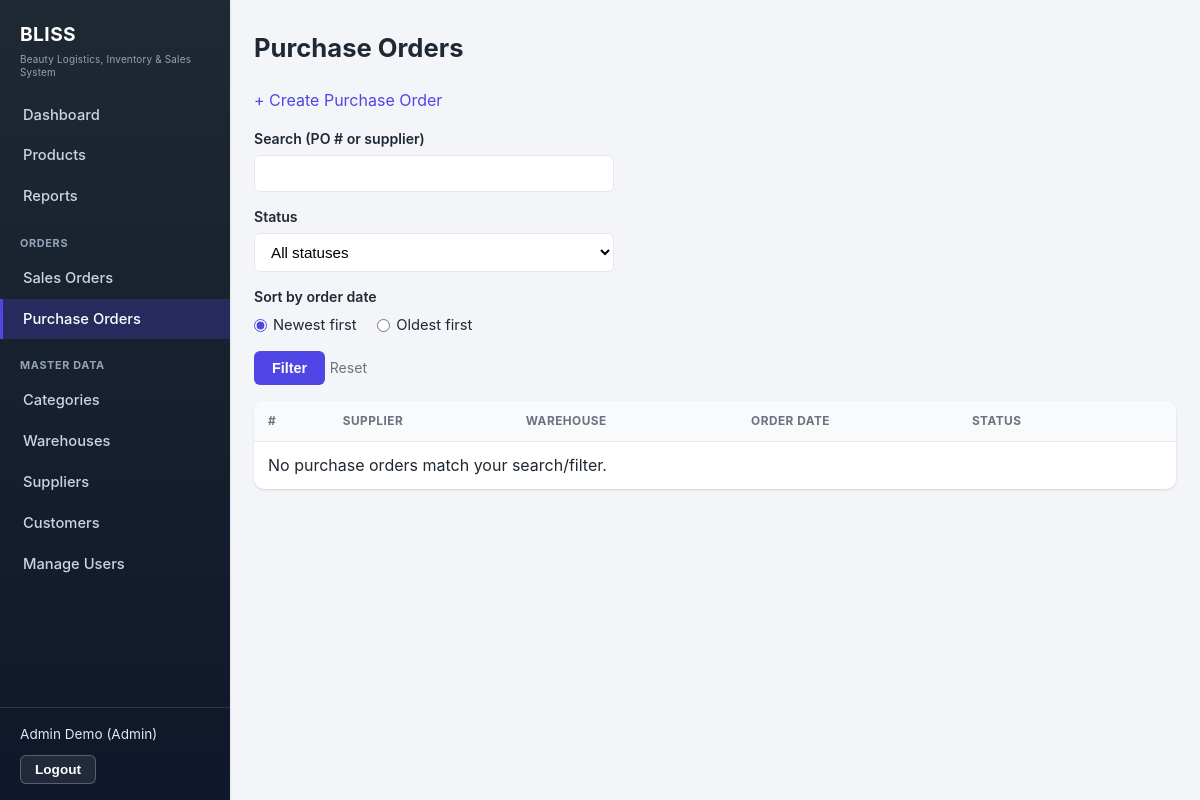
Before: /purchase-orders (signed in) with the older database file.
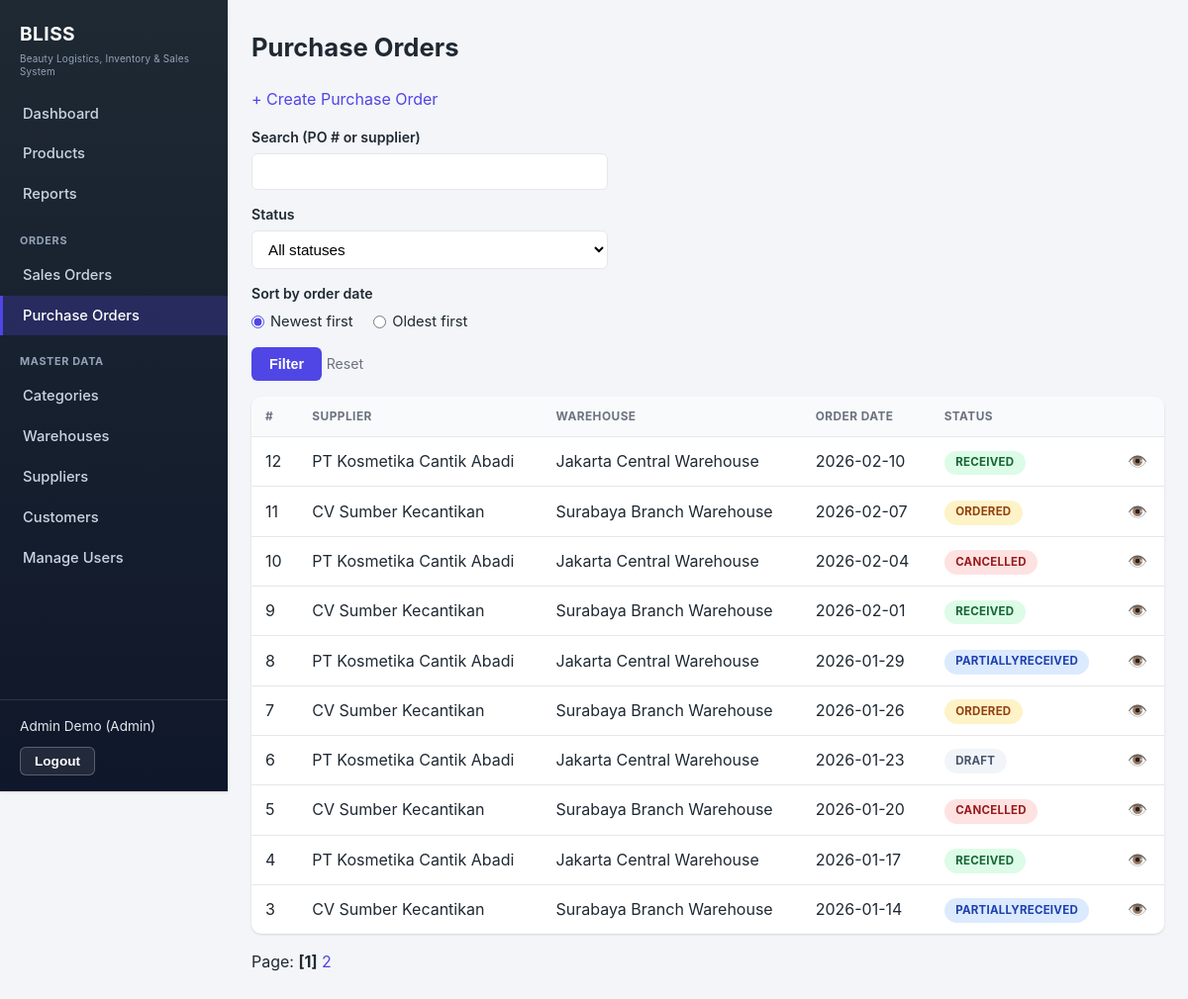
After: the same page with the newer database file.
### tables this page shows
CREATE TABLE IF NOT EXISTS purchase_order (
    id INT PRIMARY KEY AUTO_INCREMENT,
    supplier_id INT NOT NULL,
    warehouse_id INT NOT NULL,
    status ENUM('Draft', 'Ordered', 'PartiallyReceived', 'Received', 'Cancelled') NOT NULL DEFAULT 'Draft',
    order_date DATE NOT NULL,
    created_by INT NOT NULL,
    created_at TIMESTAMP DEFAULT CURRENT_TIMESTAMP,
    updated_at TIMESTAMP DEFAULT CURRENT_TIMESTAMP ON UPDATE CURRENT_TIMESTAMP,
    CONSTRAINT fk_purchase_order_supplier FOREIGN KEY (supplier_id) REFERENCES supplier(id)
        ON DELETE RESTRICT ON UPDATE CASCADE,
    CONSTRAINT fk_purchase_order_warehouse FOREIGN KEY (warehouse_id) REFERENCES warehouse(id)
        ON DELETE RESTRICT ON UPDATE CASCADE,
    CONSTRAINT fk_purchase_order_created_by FOREIGN KEY (created_by) REFERENCES user(id)
        ON DELETE RESTRICT ON UPDATE CASCADE,
    INDEX idx_purchase_order_status (status),
    INDEX idx_purchase_order_order_date (order_date)
);

CREATE TABLE IF NOT EXISTS supplier (
    id INT PRIMARY KEY AUTO_INCREMENT,
    name VARCHAR(150) NOT NULL,
    contact VARCHAR(150) NULL,
    address VARCHAR(255) NULL,
    is_active TINYINT(1) NOT NULL DEFAULT 1,
    created_at TIMESTAMP DEFAULT CURRENT_TIMESTAMP,
    updated_at TIMESTAMP DEFAULT CURRENT_TIMESTAMP ON UPDATE CURRENT_TIMESTAMP
);

CREATE TABLE IF NOT EXISTS warehouse (
    id INT PRIMARY KEY AUTO_INCREMENT,
    name VARCHAR(150) NOT NULL,
    location VARCHAR(255) NOT NULL,
    is_active TINYINT(1) NOT NULL DEFAULT 1,
    created_at TIMESTAMP DEFAULT CURRENT_TIMESTAMP,
    updated_at TIMESTAMP DEFAULT CURRENT_TIMESTAMP ON UPDATE CURRENT_TIMESTAMP
);

### app/Controller/PurchaseOrderController.php (called while the page is built, shortened)
<?php
final class PurchaseOrderController
{
    public function index(): void
    {
        $q = trim($_GET['q'] ?? '');
        $status = $_GET['status'] ?? '';
        $sort = ($_GET['sort'] ?? '') === 'date_asc' ? 'date_asc' : 'date_desc';
        $page = max(1, (int) ($_GET['page'] ?? 1));
        $result = $this->purchaseOrderService->searchPurchaseOrders(
            $q !== '' ? $q : null,
            $status !== '' ? $status : null,
            $sort,
            $page,
        );
        require __DIR__ . '/../../views/purchase-orders/index.php';
    }
}

### public/index.php (called while the page is built, shortened)
<?php
$path = parse_url($_SERVER['REQUEST_URI'], PHP_URL_PATH) ?: '/';
$method = $_SERVER['REQUEST_METHOD'];
$key = "$method $path";
[$controller, $action] = $routes[$key];
$controller->$action();

### app/Service/PurchaseOrderService.php (called while the page is built, shortened)
<?php
final class PurchaseOrderService
{
    public function searchPurchaseOrders(?string $q, ?string $status, string $sort, int $page): array
    {
        $perPage = 10;
        $page = max(1, $page);
        $result = $this->purchaseOrderRepository->search($q, $status, $sort, $page, $perPage);
        return [
            'items' => $result['items'],
            'total' => $result['total'],
            'page' => $page,
            'perPage' => $perPage,
            'totalPages' => max(1, (int) ceil($result['total'] / $perPage)),
        ];
    }
}

### app/Repository/MySqlPurchaseOrderRepository.php (called while the page is built, shortened)
<?php
final class MySqlPurchaseOrderRepository implements PurchaseOrderRepositoryInterface
{
    public function search(?string $q, ?string $status, string $sort, int $page, int $perPage): array
    {
        $conditions = [];
        $params = [];
        $where = $conditions === [] ? '' : ('WHERE ' . implode(' AND ', $conditions));
        $direction = $sort === 'date_asc' ? 'ASC' : 'DESC';
        $baseFrom = <<<SQL
            FROM purchase_order po
            JOIN supplier s ON s.id = po.supplier_id
            JOIN warehouse w ON w.id = po.warehouse_id
            $where
            SQL;
        $countStmt = Database::connection()->prepare("SELECT COUNT(*) $baseFrom");
        $countStmt->execute($params);
        $total = (int) $countStmt->fetchColumn();
        $offset = ($page - 1) * $perPage;
        $listStmt = Database::connection()->prepare(
            "SELECT po.id, po.supplier_id, s.name AS supplier_name, po.warehouse_id, w.name AS warehouse_name,
                    po.status, po.order_date, po.created_by
             $baseFrom
             ORDER BY po.order_date $direction, po.id $direction
             LIMIT {$perPage} OFFSET {$offset}"
        );
        $listStmt->execute($params);
        $items = array_map(fn (array $row) => $this->toEntity($row, []), $listStmt->fetchAll());
        return ['items' => $items, 'total' => $total];
    }
    private function toEntity(array $row, array $items): PurchaseOrder
    {
        return new PurchaseOrder(
            id: (int) $row['id'],
            supplierId: (int) $row['supplier_id'],
            supplierName: $row['supplier_name'],
            warehouseId: (int) $row['warehouse_id'],
            warehouseName: $row['warehouse_name'],
            status: $row['status'],
            orderDate: $row['order_date'],
            createdBy: (int) $row['created_by'],
            items: $items,
        );
    }
}

### app/Support/Database.php (called while the page is built, shortened)
<?php
final class Database
{
    private static ?PDO $connection = null;
    public static function connection(): PDO
    {
        if (self::$connection === null) {
            $dsn = sprintf(
                'mysql:host=%s;port=%s;dbname=%s;charset=utf8mb4',
                getenv('DB_HOST'),
                getenv('DB_PORT') ?: '3306',
                getenv('DB_NAME')
            );
            $maxAttempts = 5;
            for ($attempt = 1; $attempt <= $maxAttempts; $attempt++) {
                try {
                    self::$connection = new PDO($dsn, getenv('DB_USER'), getenv('DB_PASSWORD'), [
                        PDO::ATTR_ERRMODE => PDO::ERRMODE_EXCEPTION,
                        PDO::ATTR_DEFAULT_FETCH_MODE => PDO::FETCH_ASSOC,
                    ]);
                    break;
                } catch (PDOException $e) {
                    if ($attempt === $maxAttempts) {
                        error_log('DB connection failed after ' . $maxAttempts . ' attempts: ' . $e->getMessage());
                        throw new PDOException('Database connection failed.');
                    }
                    sleep(1);
                }
            }
        }
        return self::$connection;
    }
}

### views/purchase-orders/index.php (the view, shortened to what the changed rows need)
<?php
require __DIR__ . '/../layout/header.php';
$q = $_GET['q'] ?? '';
$status = $_GET['status'] ?? '';
$sort = $_GET['sort'] ?? 'date_desc';
?>
<h1>Purchase Orders</h1>
<p><a href="/purchase-orders/create">+ Create Purchase Order</a></p>
<form method="GET" action="/purchase-orders" class="stacked">
    <label>Search (PO # or supplier) <input type="text" name="q" value="<?= htmlspecialchars($q) ?>"></label>
    <label>Status
    </label>
    <div class="field">
    </div>
    <button type="submit">Filter</button>
    <a href="/purchase-orders" class="hint">Reset</a>
</form>
<table>
    <thead>
        <tr><th>#</th><th>Supplier</th><th>Warehouse</th><th>Order Date</th><th>Status</th><th></th></tr>
    </thead>
    <tbody>
    <?php if (empty($result['items'])): ?>
        <tr><td colspan="6">No purchase orders match your search/filter.</td></tr>
    <?php endif; ?>
    <?php foreach ($result['items'] as $po): ?>
        <tr>
            <td><?= $po->id ?></td>
            <td><?= htmlspecialchars($po->supplierName) ?></td>
            <td><?= htmlspecialchars($po->warehouseName) ?></td>
            <td><?= htmlspecialchars($po->orderDate) ?></td>
            <td><?= \App\Support\StatusBadge::render($po->status) ?></td>
            <td><a href="/purchase-orders/show?id=<?= $po->id ?>" title="View">👁️</a></td>
        </tr>
    <?php endforeach; ?>
    </tbody>
</table>
<?php
$page = $result['page'];
$totalPages = $result['totalPages'];
$baseUrl = '/purchase-orders';
$queryParams = array_filter(['q' => $q, 'status' => $status, 'sort' => $sort]);
require __DIR__ . '/../partials/pagination.php';
?>
<?php require __DIR__ . '/../layout/footer.php'; ?>

### app/Support/StatusBadge.php (shortened to what the changed rows need)
<?php
final class StatusBadge
{
    public static function render(string $status): string
    {
        $color = self::COLOR_MAP[$status] ?? 'gray';
        return sprintf('<span class="badge badge-%s">%s</span>', $color, htmlspecialchars($status));
    }
}

### views/partials/pagination.php
<?php
if ($totalPages <= 1) {
    return;
}
?>
<p>
    Page:
    <?php for ($p = 1; $p <= $totalPages; $p++): ?>
        <?php
        $params = $queryParams;
        $params['page'] = $p;
        $url = $baseUrl . '?' . http_build_query($params);
        ?>
        <?php if ($p === $page): ?>
            <strong>[<?= $p ?>]</strong>
        <?php else: ?>
            <a href="<?= htmlspecialchars($url) ?>"><?= $p ?></a>
        <?php endif; ?>
    <?php endfor; ?>
</p>

Changed rows visible on the page:
added purchase_order: id "12", supplier.name "PT Kosmetika Cantik Abadi", warehouse.name "Jakarta Central Warehouse", order_date "2026-02-10", status "RECEIVED"
added purchase_order: id "11", supplier.name "CV Sumber Kecantikan", warehouse.name "Surabaya Branch Warehouse", order_date "2026-02-07", status "ORDERED"
added purchase_order: id "10", supplier.name "PT Kosmetika Cantik Abadi", warehouse.name "Jakarta Central Warehouse", order_date "2026-02-04", status "CANCELLED"
added purchase_order: id "9", supplier.name "CV Sumber Kecantikan", warehouse.name "Surabaya Branch Warehouse", order_date "2026-02-01", status "RECEIVED"
added purchase_order: id "8", supplier.name "PT Kosmetika Cantik Abadi", warehouse.name "Jakarta Central Warehouse", order_date "2026-01-29", status "PARTIALLYRECEIVED"
added purchase_order: id "7", supplier.name "CV Sumber Kecantikan", warehouse.name "Surabaya Branch Warehouse", order_date "2026-01-26", status "ORDERED"
added purchase_order: id "6", supplier.name "PT Kosmetika Cantik Abadi", warehouse.name "Jakarta Central Warehouse", order_date "2026-01-23", status "DRAFT"
added purchase_order: id "5", supplier.name "CV Sumber Kecantikan", warehouse.name "Surabaya Branch Warehouse", order_date "2026-01-20", status "CANCELLED"
added purchase_order: id "4", supplier.name "PT Kosmetika Cantik Abadi", warehouse.name "Jakarta Central Warehouse", order_date "2026-01-17", status "RECEIVED"
added purchase_order: id "3", supplier.name "CV Sumber Kecantikan", warehouse.name "Surabaya Branch Warehouse", order_date "2026-01-14", status "PARTIALLYRECEIVED"
Other visible differences:
text no longer shown: "No purchase orders match your search/filter."
text now shown: "Page:"
new list line: "[ 1 ]"
new list line: "2"
